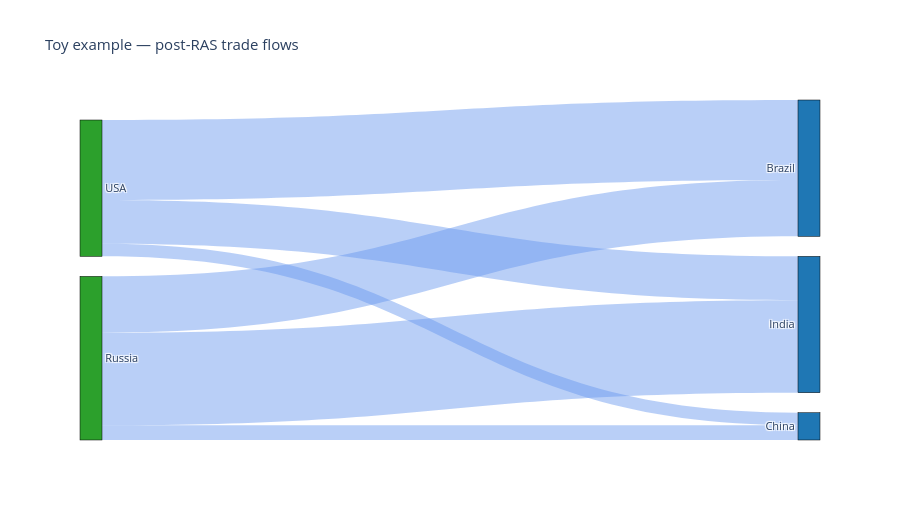
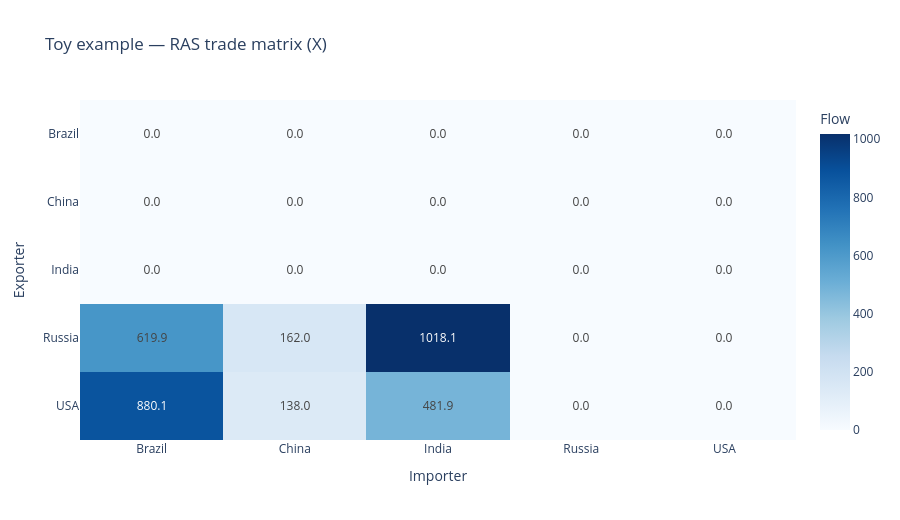
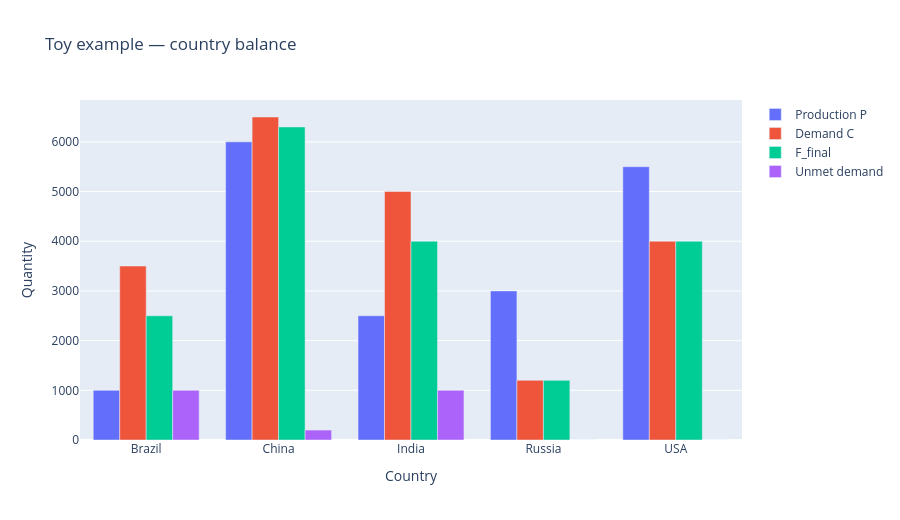

The cell these charts' notebook holds for them, in order:
### Markdown cell above
## 3. Plots

Sankey, heatmap and country-balance bars for the RAS result.

### Code cell
plot_sankey(result, title='Toy example — post-RAS trade flows').show()
plot_heatmap(result, title='Toy example — RAS trade matrix (X)').show()
plot_country_bars(result, title='Toy example — country balance').show()

### Figure 1 — Plotly figure (JSON) as saved in the notebook; plotly's stock layout.template omitted (floating-point values rounded to 4 significant figures)
{"data": [{"link": {"color": "rgba(100, 149, 237, 0.45)", "hovertemplate": "%{source.label} -> %{target.label}<br>%{value:,.1f}<extra></extra>", "source": [3, 3, 3, 4, 4, 4], "target": [0, 1, 2, 0, 1, 2], "value": [619.9, 162.0, 1018.0, 880.1, 138.0, 481.9]}, "node": {"color": ["#1f77b4", "#1f77b4", "#1f77b4", "#2ca02c", "#2ca02c"], "label": ["Brazil", "China", "India", "Russia", "USA"], "line": {"color": "black", "width": 0.5}, "pad": 20, "thickness": 22}, "type": "sankey"}], "layout": {"font": {"size": 11}, "height": 520, "title": {"text": "Toy example — post-RAS trade flows"}}}

### Figure 2 — Plotly figure (JSON) as saved in the notebook; plotly's stock layout.template omitted (floating-point values rounded to 4 significant figures)
{"data": [{"coloraxis": "coloraxis", "hovertemplate": "Importer: %{x}<br>Exporter: %{y}<br>Flow: %{z}<extra></extra>", "name": "0", "texttemplate": "%{z:.1f}", "type": "heatmap", "x": ["Brazil", "China", "India", "Russia", "USA"], "xaxis": "x", "y": ["Brazil", "China", "India", "Russia", "USA"], "yaxis": "y", "z": [[0, 0, 0, 0, 0], [0, 0, 0, 0, 0], [0, 0, 0, 0, 0], [619.9, 162.0, 1018.0, 0, 0], [880.1, 138.0, 481.9, 0, 0]]}], "layout": {"coloraxis": {"colorbar": {"title": {"text": "Flow"}}, "colorscale": [[0, "rgb(247,251,255)"], [0.125, "rgb(222,235,247)"], [0.25, "rgb(198,219,239)"], [0.375, "rgb(158,202,225)"], [0.5, "rgb(107,174,214)"], [0.625, "rgb(66,146,198)"], [0.75, "rgb(33,113,181)"], [0.875, "rgb(8,81,156)"], [1, "rgb(8,48,107)"]]}, "height": 520, "title": {"text": "Toy example — RAS trade matrix (X)"}, "xaxis": {"anchor": "y", "domain": [0, 1], "title": {"text": "Importer"}}, "yaxis": {"anchor": "x", "autorange": "reversed", "domain": [0, 1], "title": {"text": "Exporter"}}}}

### Figure 3 — Plotly figure (JSON) as saved in the notebook; plotly's stock layout.template omitted (floating-point values rounded to 4 significant figures)
{"data": [{"marker": {"color": "#636EFA"}, "name": "Production P", "type": "bar", "x": ["Brazil", "China", "India", "Russia", "USA"], "y": [1000, 6000, 2500, 3000, 5500]}, {"marker": {"color": "#EF553B"}, "name": "Demand C", "type": "bar", "x": ["Brazil", "China", "India", "Russia", "USA"], "y": [3500, 6500, 5000, 1200, 4000]}, {"marker": {"color": "#00CC96"}, "name": "F_final", "type": "bar", "x": ["Brazil", "China", "India", "Russia", "USA"], "y": [2500, 6300, 4000, 1200, 4000]}, {"marker": {"color": "#AB63FA"}, "name": "Unmet demand", "type": "bar", "x": ["Brazil", "China", "India", "Russia", "USA"], "y": [1000, 200, 1000, 0, 0]}], "layout": {"barmode": "group", "height": 520, "title": {"text": "Toy example — country balance"}, "xaxis": {"title": {"text": "Country"}}, "yaxis": {"title": {"text": "Quantity"}}}}
